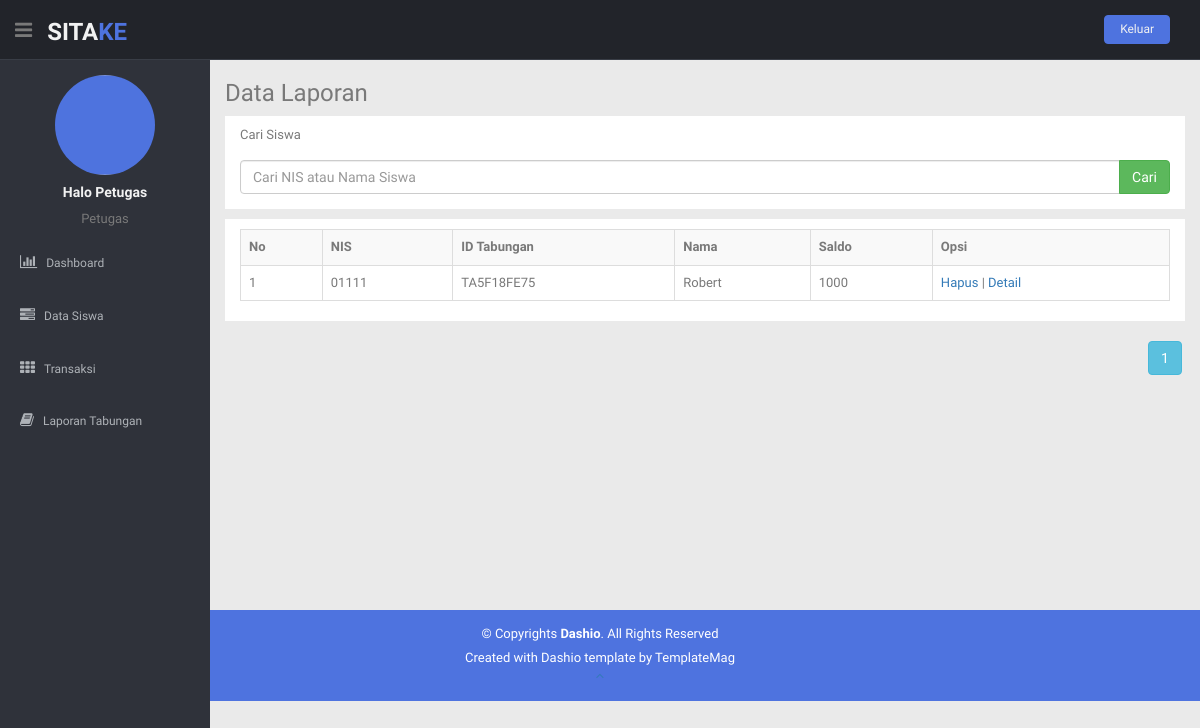
Page /panelpetugas/laporan.php (signed in) on the committed database.
### tables this page shows
CREATE TABLE `petugas` (
  `id_petugas` char(5) NOT NULL,
  `foto_petugas` varchar(200) NOT NULL,
  `nama_petugas` varchar(50) NOT NULL,
  `alamat_petugas` text NOT NULL,
  `telepon_petugas` varchar(15) NOT NULL,
  `jk_petugas` varchar(20) NOT NULL,
  `user_petugas` varchar(20) NOT NULL,
  `pass` varchar(50) NOT NULL,
  `level` varchar(10) NOT NULL,
  `id_status` char(5) NOT NULL
);

CREATE TABLE `tabungan` (
  `id_tabungan` char(10) NOT NULL,
  `nis` char(15) NOT NULL,
  `saldo` varchar(100) NOT NULL
);

CREATE TABLE `siswa` (
  `nis` char(15) NOT NULL,
  `foto_siswa` varchar(200) NOT NULL,
  `nama_siswa` varchar(50) NOT NULL,
  `alamat_siswa` text NOT NULL,
  `jk_siswa` varchar(20) NOT NULL,
  `telepon_siswa` varchar(15) NOT NULL,
  `user_siswa` varchar(20) NOT NULL,
  `pass` varchar(50) NOT NULL,
  `level` varchar(10) NOT NULL
);

### panelpetugas/laporan.php (the view, shortened to what this page needs)
<?php
include("includers/header.php");
include("includers/navbar.php");
include ("../koneksi/koneksi.php");
?>
<section id="main-content">
	<section class="wrapper site-min-height">
		<h3>Data Laporan</h3>
		<div class="row mt">
			<div class="col-lg-12">
				<div class="container-fluid" style="background-color: #fff; padding-top: 10px; margin-bottom: 10px">
					<form action="laporan.php" method="get">
						<div class="form-group">
							<label><p>Cari Siswa</p></label>
							<div class="input-group">
								<input type="text" class="form-control" name="cari" placeholder="Cari NIS atau Nama Siswa" autocomplete="off">
								<span class="input-group-btn">
									<input type="submit" class="btn btn-success btn-flat" value="Cari"></input>
								</span>
							</div>
						</div>
					</form>
				</div>
				<div class="container-fluid" style="background-color: #fff; padding-top: 10px; margin-bottom: 20px">
					<div class="table-responsive">
						<table class="table table-bordered table-hover table-striped">
							<tr>
								<th>No</th>
								<th>NIS</th>
								<th>ID Tabungan</th>
								<th>Nama</th>
								<th>Saldo</th>
								<th colspan="2">Opsi</th>
							</tr>
							<?php
							$tabungan = mysqli_query($koneksi,"SELECT A.nis, A.saldo, A.id_tabungan, B.nama_siswa FROM tabungan AS A INNER JOIN siswa AS B ON (A.nis = B.nis)");
							$banyak = mysqli_num_rows($tabungan);
							$mulai = 0;
							$tujuan = 5;
							$page = ceil($banyak / $tujuan);
							if(isset($_GET['halaman'])) {
								$hal = $_GET['halaman'];
								$mulai = ($hal*$tujuan)-$tujuan;
							} else {
								$mulai = 0;
							}
							if(isset($_GET['cari'])){
								$cari = $_GET['cari'];
								$query = mysqli_query($koneksi,"SELECT A.nis, A.saldo, A.id_tabungan, B.nama_siswa FROM tabungan AS A INNER JOIN siswa AS B ON (A.nis = B.nis) WHERE B.nama_siswa LIKE '%$cari%' OR A.nis LIKE '%$cari%' ORDER BY nis");
							}else{
								$query = mysqli_query($koneksi,"SELECT A.nis, A.saldo, A.id_tabungan, B.nama_siswa FROM tabungan AS A INNER JOIN siswa AS B ON (A.nis = B.nis) ORDER BY nis limit $mulai,$tujuan");
							}
							if(mysqli_num_rows($query) == 0){
								echo '<tr><td colspan="7"><center>Tidak ada data!</center></td></tr>';
							}else{
								$no = 1+$mulai;
								while ($data = mysqli_fetch_assoc($query)) {
									echo "<tr>";
									echo "<td>$no</td>";
									echo "<td>".$data['nis']."</td>";
									echo "<td>".$data['id_tabungan']."</td>";
									echo "<td>".$data['nama_siswa']."</td>";
									echo "<td>".$data['saldo']."</td>";
									echo "<td>";
									echo "<a href='#' onclick=\"javascript: if(confirm('Apakah data setoran $data[nama_siswa] mau dihapus?')==true){ window.location.href='hapus_transaksi.php?aksi=hapus&nis=$data[nis]'; } \">Hapus</a>";
									echo " | ";
									echo "<a href='detail-laporan.php?id_tabungan=".$data['id_tabungan']."'>Detail</a>";
									echo "</td>";
									echo "</tr>";
									$no++;
								}
							}
							?>
						</table>
					</div>
				</div>
				<div style="text-align: right;">
					<?php
					for ($i=1; $i <= $page; $i++) {
						echo '<a class="btn btn-info btn-md"  href="?halaman='.$i.'">'.$i.'</a>';
					}
					?>
				</div>
			</div>
		</div>
	</section>
</section>
<?php
include("includers/footer.php");
?>

### panelpetugas/includers/navbar.php (shortened to what this page needs)
<header class="header black-bg">
  <div class="sidebar-toggle-box">
    <div class="fa fa-bars tooltips" data-placement="right" data-original-title="Toggle Navigation"></div>
  </div>
  <a href="index.php" class="logo"><b>SITA<span>KE</span></b></a>
  <div class="top-menu">
    <ul class="nav pull-right top-menu">
      <li><button class="logout" type="submit" onClick='return confirmSubmit()'>Keluar</button></li>
    </ul>
  </div>
</header>
<aside>
  <div id="sidebar" class="nav-collapse ">
    <ul class="sidebar-menu" id="nav-accordion">
      <?php
      include '../koneksi/koneksi.php';
      $idpetugas = $_SESSION['idpetugas'];
      $data = mysqli_query($koneksi,"SELECT * FROM petugas where id_petugas='$idpetugas'");
      $query = mysqli_fetch_array($data);
      echo "<p class='centered'><img src='../paneladmin/$query[foto_petugas]' class='img-circle' width='100' height='100'</p>";
      echo "<h5 class='centered'>".$query['nama_petugas']."</h5>";
      echo "<p class='centered'>".$query['level']."</p>";
      ?>
      <li class="mt">
        <a href="index.php">
          <i class="fa fa-bar-chart-o"></i>
          <span>Dashboard</span>
        </a>
      </li>
      <li>
        <a href="data-siswa.php">
          <i class="fa fa-tasks"></i>
          <span>Data Siswa</span>
        </a>
      </li>
      <li class="sub-menu">
        <a href="javascript:;">
          <i class="fa fa-th"></i>
          <span>Transaksi</span>
        </a>
      </li>
      <li>
        <a href="laporan.php">
          <i class="fa fa-book"></i>
          <span>Laporan Tabungan</span>
        </a>
      </li>
    </ul>
  </div>
</aside>

### panelpetugas/css/style.css (style rules this page uses)
body { color: #797979; background: #eaeaea; font-family: 'Ruda', sans-serif; padding: 0px !important; margin: 0px !important; font-size:13px; }
ul li { list-style: none; }
a, a:hover, a:focus { text-decoration: none; outline: none; }
.centered { text-align: center; }
.mt { margin-top: 5px; }
ul.top-menu > li > .logout { color: #f2f2f2; font-size: 12px; border-radius: 4px; -webkit-border-radius: 4px; border: 1px solid #4e73df !important; padding: 5px 15px; margin-right: 15px; background: #4e73df; margin-top: 15px; }
#sidebar { width: 210px; height: 100%; position: fixed; background: #2f323a; }
#sidebar h5 { color: #f2f2f2; font-weight: 700; }
#sidebar ul li { position: relative; }
ul.sidebar-menu , ul.sidebar-menu li ul.sub { margin: -2px 0 0; padding: 0; }
ul.sidebar-menu { margin-top: 75px; }
ul.sidebar-menu li { margin-bottom: 5px; margin-left:10px; margin-right:10px; }
ul.sidebar-menu li.sub-menu { line-height: 15px; }
ul.sidebar-menu li a span { display: inline-block; }
ul.sidebar-menu li a { color: #aeb2b7; text-decoration: none; display: block; padding: 15px 0 15px 10px; font-size: 12px; outline: none; -webkit-transition: all 0.3s ease; -moz-transition: all 0.3s ease; -o-transition: all 0.3s ease; -ms-transition: all 0.3s ease; transition: all 0.3s ease; }
ul.sidebar-menu li a i { font-size: 15px; padding-right: 6px; }
#main-content { margin-left: 210px; }
.header, .footer { min-height: 60px; padding: 0 15px; }
.header { position: fixed; left: 0; right: 0; z-index: 1002; }
.black-bg { background: #22242a; border-bottom: 1px solid #393d46; }
.wrapper { display: inline-block; margin-top: 60px; padding-left: 15px; padding-right: 15px; padding-bottom: 15px; padding-top: 0px; width: 100%; }
a.logo { font-size: 24px; color: #f2f2f2; float: left; margin-top: 15px; text-transform: uppercase; }
a.logo b { font-weight: 900; }
a.logo span { color: #4e73df; }
#top_menu .nav > li, ul.top-menu > li { float: left; }
.sidebar-toggle-box { float: left; padding-right: 15px; margin-top: 20px; }
.sidebar-toggle-box .fa-bars { cursor: pointer; display: inline-block; font-size: 20px; }
label { font-weight: 400; }
.site-min-height { min-height: 550px; }

### rows in the picture
petugas: foto_petugas (picture), nama_petugas "Halo Petugas", level "Petugas"
tabungan: nis "01111", id_tabungan "TA5F18FE75", nis.nama_siswa "Robert", saldo "1000"
